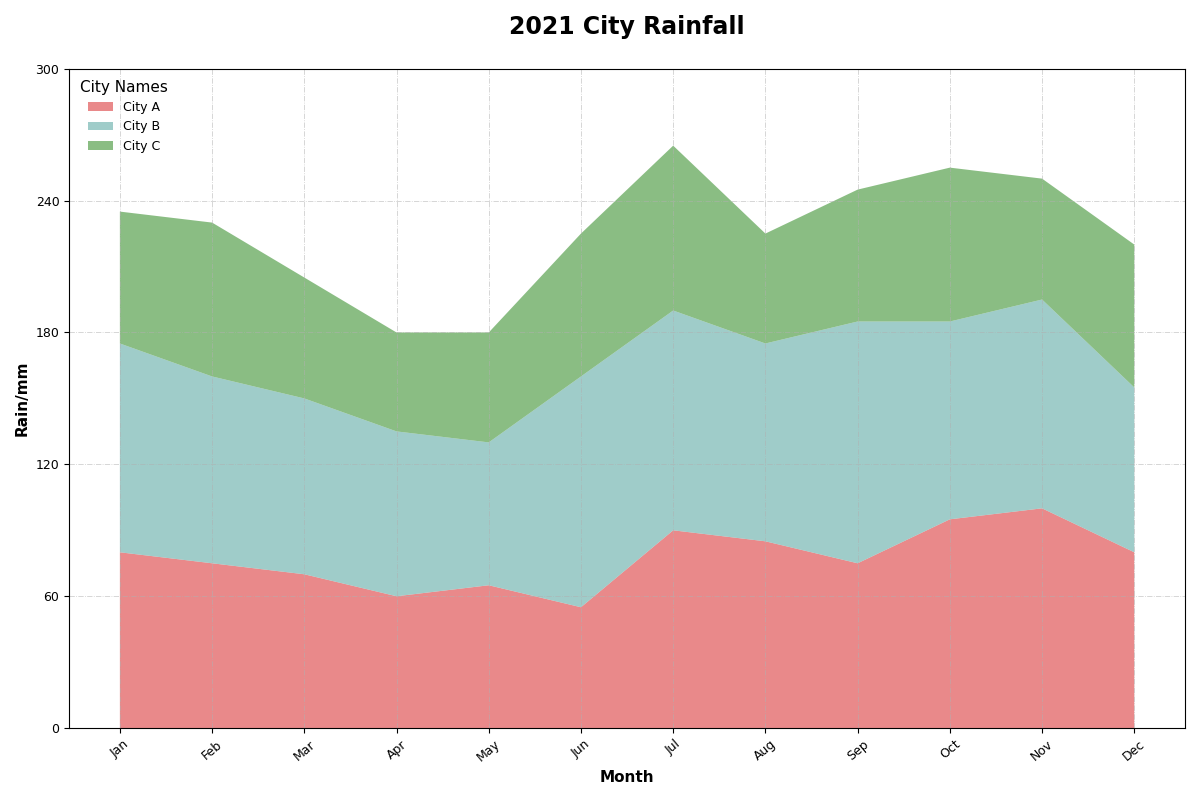

Source code (Python):
import matplotlib.pyplot as plt
import numpy as np

months = np.array(['Jan', 'Feb', 'Mar', 'Apr', 'May', 'Jun', 'Jul', 'Aug', 'Sep', 'Oct', 'Nov', 'Dec'])

city_a = np.array([80, 75, 70, 60, 65, 55, 90, 85, 75, 95, 100, 80])
city_b = np.array([95, 85, 80, 75, 65, 105, 100, 90, 110, 90, 95, 75])
city_c = np.array([60, 70, 55, 45, 50, 65, 75, 50, 60, 70, 55, 65])

data = np.vstack([city_a, city_b, city_c])

fig, ax = plt.subplots(figsize=(12, 8))
ax.stackplot(months, data, labels=['City A', 'City B', 'City C'],
             colors=['#e15759', '#76b7b2', '#59a14f'], alpha=0.7)

ax.set_title("2021 City Rainfall", fontsize=17, fontweight='bold', pad=25)
ax.set_xlabel("Month", fontsize=11, weight='bold')
ax.set_ylabel("Rain/mm", fontsize=11, weight='bold')
ax.legend(loc='upper left', frameon=False, fontsize=9, title='City Names', title_fontsize='11')
ax.grid(True, which='both', linestyle='-.', linewidth=0.6, alpha=0.6)
ax.yaxis.set_major_formatter(plt.FuncFormatter(lambda x, _: f'{int(x)} mm'))
ax.set_xticks(np.arange(len(months)))
ax.set_xticklabels(months, fontsize=9, rotation=40)
ax.set_yticks(np.arange(0, 301, 60))
ax.set_yticklabels(np.arange(0, 301, 60), fontsize=9)

plt.tight_layout()
plt.show()
